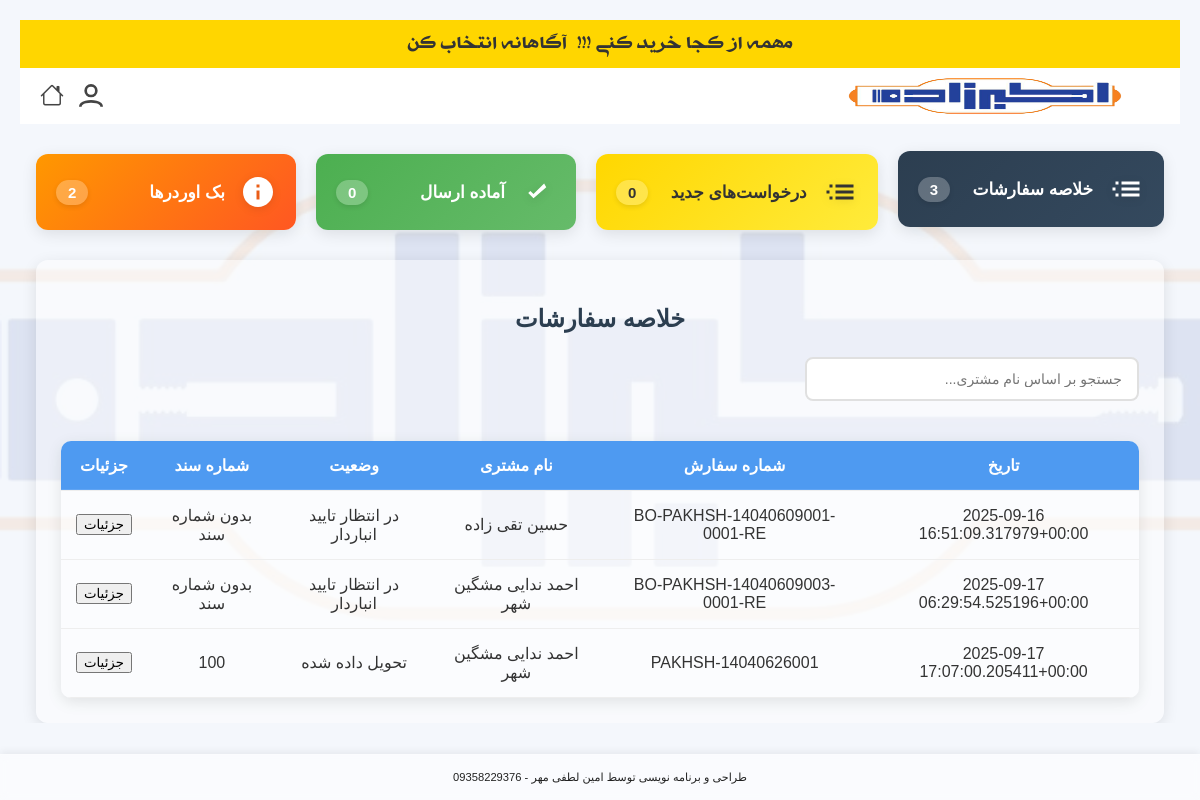
The page /warehouse/ (signed in) on the database as committed earlier.
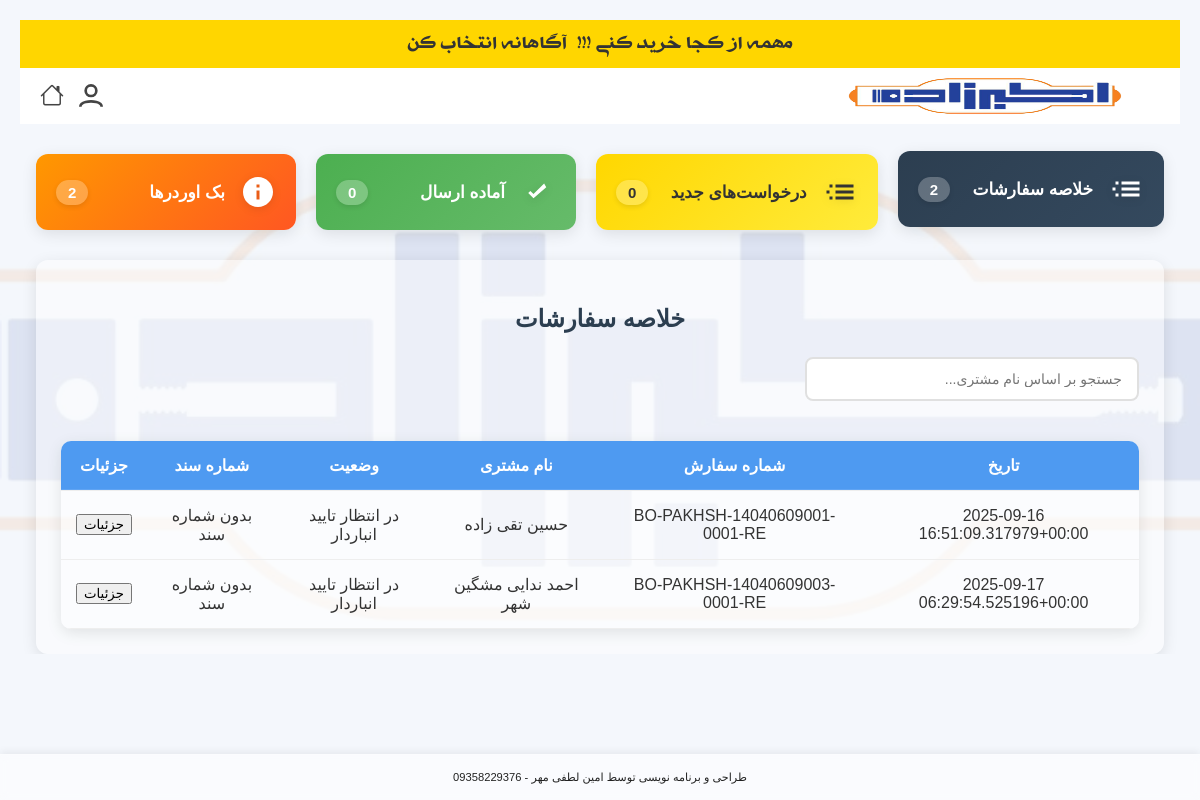
The same page on the database as committed later.
### products/models.py (models this page shows, shortened)
class Order(models.Model):
    STATUS_CHOICES = [
        ('cart', 'سبد خرید'),
        ('pending', 'در انتظار تأیید'),
        ('warehouse', 'ارسال شده به انبار'),
        ('ready', 'آماده تحویل'),
        ('delivered', 'تحویل داده شده'),
        ('parent', 'تفکیک شده به انبارها'),
        ('completed', 'نهایی شده'),
        ('backorder', 'در انتظار موجودی'),
        ('waiting_for_customer_shipment', 'در انتظار ارسال به مشتری'),
        ('sent_to_warehouse', ' ارسال شده به انبار از بک اوردر'),
        ('waiting_for_warehouse_confirmation', 'در انتظار تایید انباردار'),
        ('shipped', 'ارسال شده'),
    ]
    order_number = models.CharField(
        max_length=100,
        unique=True,
        verbose_name="شماره درخواست",
        blank=True,
        null=True
    )
    document_number = models.CharField(
        max_length=100,
        blank=True,
        null=True,
        verbose_name="شماره سند"
    )
    package_count = models.PositiveIntegerField(
        default=0,
        null=True,
        blank=True,
        verbose_name="تعداد بسته"
    )
    courier_name = models.CharField(
        max_length=100,
        blank=True,
        null=True,
        verbose_name="نام پیک"
    )
    visitor_name = models.CharField(max_length=100, verbose_name="نام ویزیتور")
    customer = models.ForeignKey(
        Customer,
        on_delete=models.PROTECT,   # پیشنهاد امنیتی: سفارش بدون مشتری باقی نماند
        verbose_name="مشتری"
    )
    created_at = models.DateTimeField(auto_now_add=True, verbose_name="تاریخ ثبت")
    updated_at = models.DateTimeField(auto_now=True, verbose_name="تاریخ به‌روزرسانی")
    payment_term = models.CharField(
        max_length=10,
        choices=Product.PAYMENT_TERMS_CHOICES,
        verbose_name="شرایط تسویه"
    )
    status = models.CharField(
        max_length=100,
        choices=STATUS_CHOICES,
        default='pending',
        verbose_name="وضعیت سفارش"
    )
    parent = models.ForeignKey(
        'self',
        on_delete=models.SET_NULL,
        null=True,
        blank=True,
        related_name='children',
        verbose_name="سفارش مادر (قدیمی)"
    )
    is_sub_order = models.BooleanField(default=False, verbose_name="آیا زیرسفارش است؟ (قدیمی)")
    parent_order = models.ForeignKey(
        'self',
        on_delete=models.SET_NULL,
        null=True,
        blank=True,
        related_name='sub_orders',
        verbose_name="سفارش والد (جدید)"
    )
    warehouse = models.ForeignKey(
        'Warehouse',
        null=True,
        blank=True,
        on_delete=models.SET_NULL,
        related_name='orders',
        verbose_name="انبار"
    )
    total_price = models.DecimalField(
        max_digits=100,
        decimal_places=0,
        default=0,
        verbose_name="جمع کل سفارش"
    )
    @property
    def customer_name(self):
        if self.customer:
            return f"{self.customer.first_name} {self.customer.last_name}"
    class Meta:
        constraints = [
            models.UniqueConstraint(
                fields=['document_number'],
                name='unique_document_number',
                condition=models.Q(document_number__isnull=False) & ~models.Q(document_number='')
            )
        ]

class Customer(models.Model):
    first_name = models.CharField(max_length=100, verbose_name="نام")
    last_name = models.CharField(max_length=100, verbose_name="نام خانوادگی")
    store_name = models.CharField(max_length=255, blank=True, null=True, verbose_name="نام فروشگاه")
    phone = models.CharField(max_length=20, blank=True, null=True, verbose_name="تلفن ثابت")
    mobile = models.CharField(
        max_length=20,
        unique=True,
        verbose_name="شماره موبایل",
        error_messages={
            'unique': 'مشتری دیگری با این شماره همراه قبلاً ثبت شده است.'
        }
    )
    province = models.ForeignKey(Province, on_delete=models.CASCADE, verbose_name="استان")
    county = models.ForeignKey(County, on_delete=models.CASCADE, verbose_name="شهرستان")
    address = models.TextField(blank=True, null=True, verbose_name="آدرس")
    created_by = models.ForeignKey(
        User, on_delete=models.SET_NULL, null=True, related_name='created_customers', verbose_name="ایجاد شده توسط"
    )
    user = models.OneToOneField(
        User, on_delete=models.SET_NULL, null=True, blank=True, related_name='customer_profile', verbose_name="کاربر مرتبط"
    )
    created_at = models.DateTimeField(auto_now_add=True, verbose_name="تاریخ ایجاد")
    class Meta:
        verbose_name = "مشتری"
        verbose_name_plural = "مشتریان"

### products/views.py (the view, shortened to what this page needs)
# urls.py: path('warehouse/', views.warehouse_panel, name='warehouse_panel'),
@login_required
def warehouse_panel(request):
    try:
        warehouse = Warehouse.objects.get(user=request.user)
        one_week_ago = timezone.now() - timezone.timedelta(days=7)
        all_orders = Order.objects.filter(
            parent_order__isnull=False,  # فقط زیرسفارش‌ها
            items__warehouse=warehouse,  # فقط آیتم‌های مربوط به این انبار
            created_at__gte=one_week_ago  # فقط سفارش‌های یک هفته اخیر
        ).distinct().prefetch_related(
            'items',
            'items__product',
            'items__warehouse'
        )
        new_orders = Order.objects.filter(
            parent_order__isnull=False,
            items__warehouse=warehouse,
            items__warehouse_status='pending',
            created_at__gte=one_week_ago
        ).exclude(status='backorder').distinct().prefetch_related(
            'items',
            'items__product',
            'items__warehouse'
        )
        waiting_for_stock_orders = Order.objects.filter(
            Q(parent_order__isnull=False) &
            Q(items__warehouse=warehouse) &
            (Q(items__warehouse_status='backorder') | Q(items__warehouse_status='pending_supply')) &
            Q(created_at__gte=one_week_ago)
        ).distinct().prefetch_related(
            'items',
            'items__product',
            'items__warehouse'
        )
        waiting_for_confirmation_orders = Order.objects.filter(
            Q(parent_order__isnull=False) &
            Q(items__warehouse=warehouse) &
            Q(items__warehouse_status='waiting_for_warehouse_confirmation') &
            Q(created_at__gte=one_week_ago)
        ).distinct().prefetch_related(
            'items',
            'items__product',
            'items__warehouse'
        )
        print(f"waiting_for_confirmation_orders query result count: {waiting_for_confirmation_orders.count()}")
        for order in waiting_for_confirmation_orders:
            print(f"Order {order.id} - Items: {order.items.count()}")
        ready_orders = Order.objects.filter(
            Q(parent_order__isnull=False) &
            Q(items__warehouse=warehouse) &
            Q(items__warehouse_status='ready') &
            Q(status='ready') &
            Q(created_at__gte=one_week_ago)
        ).distinct().prefetch_related(
            'items',
            'items__product',
            'items__warehouse'
        )
        for order in all_orders:
            order.filtered_items = order.items.filter(warehouse=warehouse)
            order.total_price = sum((item.price * (item.allocated_quantity or item.requested_quantity)) for item in order.filtered_items if item.price and (item.allocated_quantity or item.requested_quantity))
        for order in new_orders:
            order.filtered_items = order.items.filter(
                Q(warehouse=warehouse) &
                Q(warehouse_status='pending')
            )
            order.total_price = sum((item.price * (item.allocated_quantity or item.requested_quantity)) for item in order.filtered_items if item.price and (item.allocated_quantity or item.requested_quantity))
        for order in ready_orders:
            order.filtered_items = order.items.filter(
                Q(warehouse=warehouse) &
                Q(warehouse_status='ready')
            )
            order.total_price = sum((item.price * (item.allocated_quantity or item.requested_quantity)) for item in order.filtered_items if item.price and (item.allocated_quantity or item.requested_quantity))
        for order in waiting_for_confirmation_orders:
            order.filtered_items = order.items.filter(
                Q(warehouse=warehouse) &
                Q(warehouse_status='waiting_for_warehouse_confirmation')
            )
            order.total_price = sum((item.price * (item.allocated_quantity or item.requested_quantity)) for item in order.filtered_items if item.price and (item.allocated_quantity or item.requested_quantity))
        context = {
            'warehouse': warehouse,
            'all_orders': all_orders, # اگر همچنان به این نیاز دارید
            'new_orders': new_orders,
            'ready_orders': ready_orders,
            'waiting_for_stock_orders': waiting_for_stock_orders,
            'backorder_orders': waiting_for_stock_orders, # همچنان برای سازگاری نامی حفظ شد
            'waiting_for_confirmation_orders': waiting_for_confirmation_orders, # 👈 اضافه شدن به کانتکست
        }
        return render(request, 'products/warehouse_panel.html', context)
    except Warehouse.DoesNotExist:
        messages.error(request, 'شما دسترسی به پنل انبار را ندارید. لطفا با مدیر سیستم تماس بگیرید.')
        return redirect('products:login')
    except Exception as e: # برای گرفتن هر خطای غیرمنتظره دیگر
        import traceback
        traceback.print_exc() # این خط را برای دیباگ نگه دارید
        messages.error(request, f'خطای غیرمنتظره در پنل انبار: {e}')
        return redirect('products:login')

### products/context_processors.py (called while the page is built)
def recent_orders_processor(request):
    recent_orders_count = 0
    if request.user.is_authenticated:
        recent_orders_count = Order.objects.filter(customer__created_by=request.user).order_by('-created_at')[:5].count()
    return {'recent_orders_count': recent_orders_count}

def notifications_processor(request):
    if request.user.is_authenticated and request.user.groups.filter(name='مدیر').exists():
        unread_notifications = Notification.objects.filter(target_user=request.user, read=False).order_by('-created_at')
        return {'unread_notifications': unread_notifications}
    return {'unread_notifications': []}

### products/templates/products/warehouse_panel.html (shortened to what this page needs)
{% extends 'products/base.html' %}
{% load custom_filters %}
{% block content %}
<div class="tiles-container">
  <div class="tile-card tile-all" onclick="openTab('AllOrders')">
    <svg class="tile-icon" fill="currentColor" xmlns="http://www.w3.org/2000/svg" viewBox="0 0 24 24">
      <path d="M3 13h2v-2H3v2zm2 4h2v-2H5v2zm0-8h2V7H5v2zm4 8h12v-2H9v2zm0-4h12v-2H9v2zm0-6v2h12V7H9z"/>
    </svg>
    <span class="tile-title">خلاصه سفارشات</span>
    <span class="tile-count">{{ all_orders.count }}</span>
  </div>
  <div class="tile-card tile-new" onclick="openTab('NewOrders')">
    <svg class="tile-icon" fill="currentColor" xmlns="http://www.w3.org/2000/svg" viewBox="0 0 24 24">
      <path d="M3 13h2v-2H3v2zm2 4h2v-2H5v2zm0-8h2V7H5v2zm4 8h12v-2H9v2zm0-4h12v-2H9v2zm0-6v2h12V7H9z"/>
    </svg>
    <span class="tile-title">درخواست‌های جدید</span>
    <span class="tile-count">{{ new_orders.count }}</span>
  </div>
  <div class="tile-card tile-ready" onclick="openTab('ReadyOrders')">
    <svg class="tile-icon" fill="currentColor" xmlns="http://www.w3.org/2000/svg" viewBox="0 0 24 24">
      <path d="M9 16.2l-3.5-3.5 1.41-1.41L9 13.38l7.09-7.09L17.5 8.8z"/>
    </svg>
    <span class="tile-title">آماده ارسال</span>
    <span class="tile-count">{{ ready_orders.count }}</span>
  </div>
  <div class="tile-card tile-backorder" onclick="openTab('WaitingForConfirmationOrders')">
    <svg class="tile-icon" fill="currentColor" xmlns="http://www.w3.org/2000/svg" viewBox="0 0 24 24">
        <path d="M12 2C6.48 2 2 6.48 2 12s4.48 10 10 10 10-4.48 10-10S17.52 2 12 2zm1 15h-2v-6h2v6zm0-8h-2V7h2v2z"/>
    </svg>
    <span class="tile-title"> بک اوردرها </span>
    <span class="tile-count">{{ waiting_for_confirmation_orders.count }}</span>
  </div>
</div>
<div id="AllOrders" class="tabcontent">
  <h2>خلاصه سفارشات</h2>
  <input type="text" class="search-box" placeholder="جستجو بر اساس نام مشتری..." onkeyup="searchOrders(this.value, 'all-orders')">
  <table class="orders-table" id="all-orders">
    <thead>
      <tr>
        <th>تاریخ</th>
        <th>شماره سفارش</th>
        <th>نام مشتری</th>
        <th>وضعیت</th>
        <th>شماره سند</th>
        <th>جزئیات</th>
      </tr>
    </thead>
    <tbody>
      {% for order in all_orders %}
      <tr class="order-row">
        <td>{{ order.created_at|jformat:"%Y/%m/%d" }}</td>
        <td>{{ order.order_number }}</td>
        <td class="customer-name">{{ order.customer_name }}</td>
        <td><span class="order-status status-{{ order.status }}">{{ order.get_status_display }}</span></td>
        <td>{{ order.document_number|default:"بدون شماره سند" }}</td>
        <td>
          <button class="action-button details-button" onclick="toggleDetails('all-details-{{ order.id }}')">جزئیات</button>
        </td>
      </tr>
      {% empty %}
      <tr>
        <td colspan="6">هیچ سفارشی یافت نشد.</td>
      </tr>
      {% endfor %}
    </tbody>
  </table>
</div>
{% endblock %}

Rows that differ between the two databases and show on the page:
removed Order: created_at|jformat "2025-09-17 17:07:00.205411+00:00", order_number "PAKHSH-14040626001", customer_name "احمد ندایی مشگین شهر", status "تحویل داده شده", document_number "100"
Other text that changed with them:
{{ all_orders.count }}: "3" → "2"
